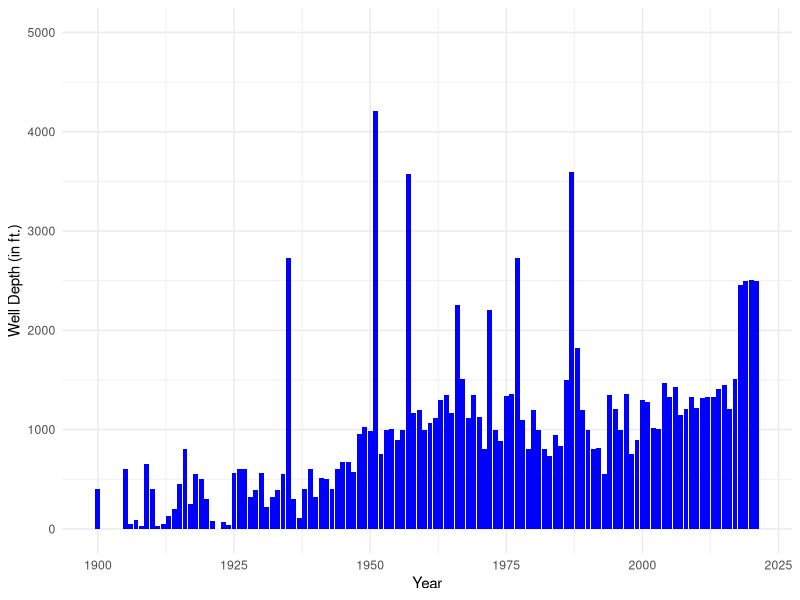
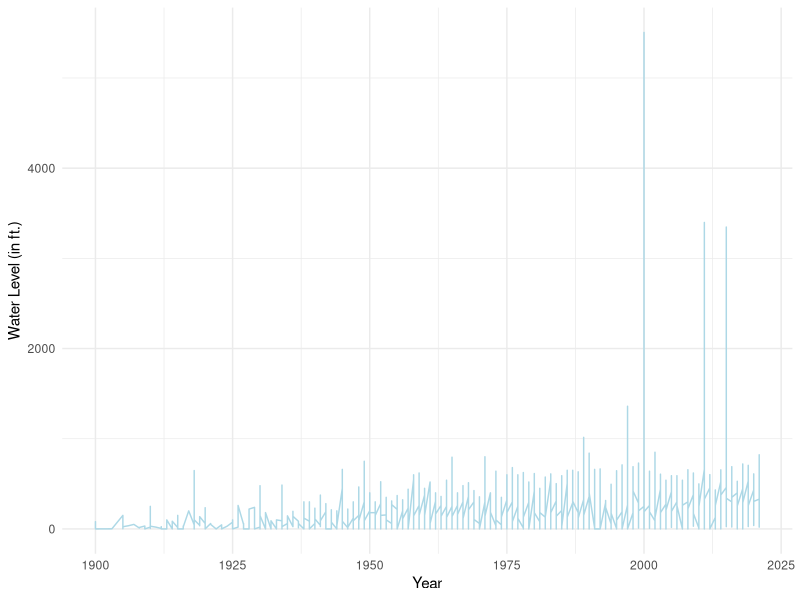
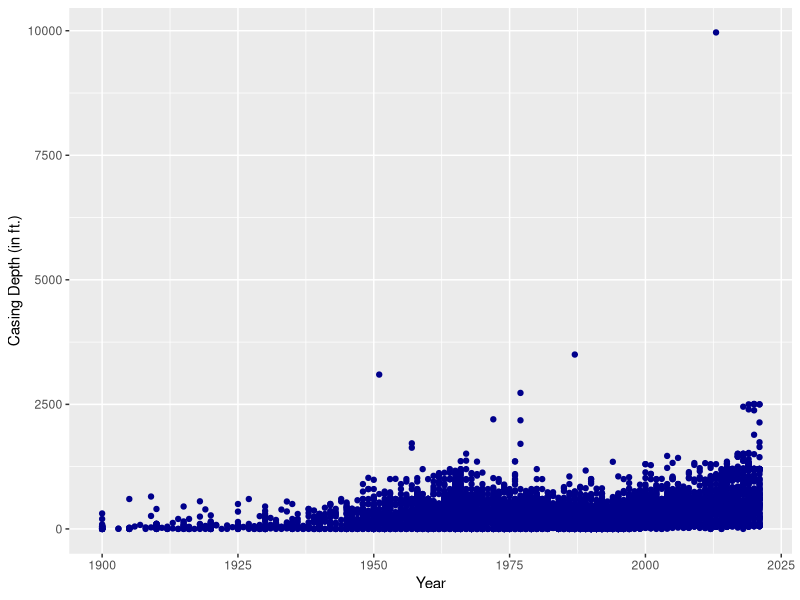
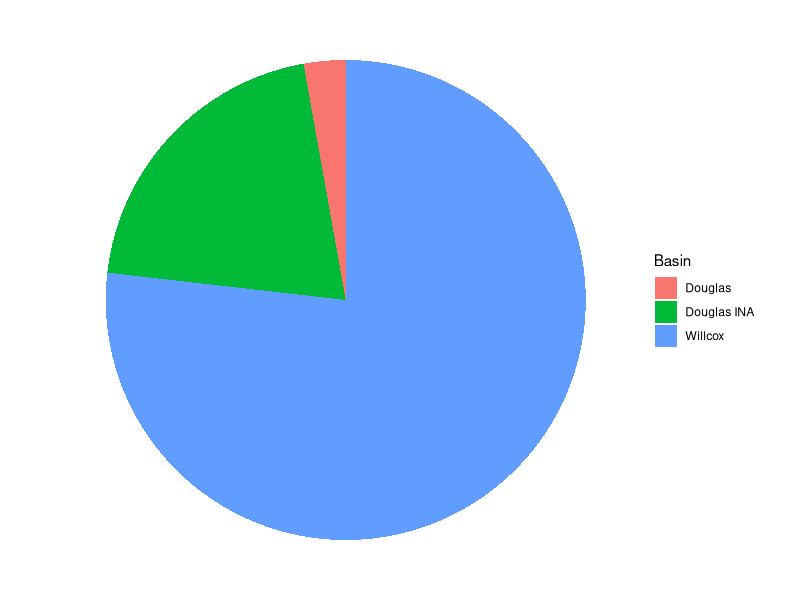

These charts were generated, in order, by the following R code:
# import libraries
library(dplyr)
library(ggplot2)
library(tidyverse)
library(lubridate)
library(kableExtra)

# import dataset
arizona_wells <- read.csv("wells_by_basin.csv")

# understanding data
unique(arizona_wells$Basin)
unique(arizona_wells$Well.Type)
unique(arizona_wells$Casing.Depth..ft.)
unique(arizona_wells$Water.Level..ft.)
unique(arizona_wells$Well.Depth..ft.)


# data quality
date <-  as.Date(arizona_wells$Drill.Date,"%Y-%m-%d %H:%M:%S")
year <- as.numeric(format(date,'%Y'))

arizona_wells$year <- year

aw <- arizona_wells %>% 
  filter(!is.na(Basin)) %>%
  filter(!is.na(Well.Type)) %>%
  filter(!is.na(Well.Depth..ft.)) %>%
  filter(!is.na(Casing.Depth..ft.)) %>%
  filter(!is.na(Drill.Date)) %>%
  filter(!is.na(Application.Date)) %>%
  filter(!is.na(Water.Level..ft.)) %>%
  filter(!is.na(year))

# table - summary statistic of the well depth, water level, casing depth
water_level_by_year <- aw %>%
  group_by(Basin) %>%
  summarize(total_well_depth=sum(Well.Depth..ft.),
            mean_well_depth=mean(Well.Depth..ft.),
            median_well_depth=median(Well.Depth..ft.),
            total_water_level=sum(Water.Level..ft.),
            mean_water_level=mean(Water.Level..ft.),
            median_water_level=median(Water.Level..ft.),
            total_casing_depth=sum(Casing.Depth..ft.),
            mean_casing_depth=mean(Casing.Depth..ft.),
            median_casing_depth=median(Casing.Depth..ft.))

knitr::kable(
  water_level_by_year,
  row.names = NA,
  col.names = c('Basin', 
                'Total Well Depth', 
                'Mean Well Depth', 
                'Median Well Depth', 
                'Total Water Level', 
                'Mean Water Level', 
                'Median Water Level', 
                'Total Casing Depth', 
                'Mean Casing Depth', 
                'Median Casing Depth'),
  caption = "Summary Statistics about Arizona Wells (in ft.)"
)


# bar plot
bar_plot <- ggplot(aw, aes(x=year, y=Well.Depth..ft.)) +
  geom_bar(stat="identity", position="dodge", fill="blue") +
  labs(x="Year", y="Well Depth (in ft.)") +
  expand_limits(y=c(0, 5000)) +
  theme_minimal()

print(bar_plot)

# line plot
line_plot <- ggplot(aw, aes(x=year, y=Water.Level..ft.)) +
  geom_line(stat="identity", position="dodge", color="lightblue") +
  labs(x="Year", y="Water Level (in ft.)") +
  theme_minimal()

print(line_plot)

# scatter plot
scatter_plot <- ggplot(aw, aes(x=year, y=Casing.Depth..ft.)) +
  geom_point(color="darkblue") +
  labs(x="Year", y="Casing Depth (in ft.)") 

print(scatter_plot)

# pie chart
pie <- ggplot(aw, aes(x="", y= Basin, fill=Basin)) +
  geom_bar(stat = "identity", width = 1)+
  coord_polar("y", start = 0) +
  theme_void()
print(pie)
